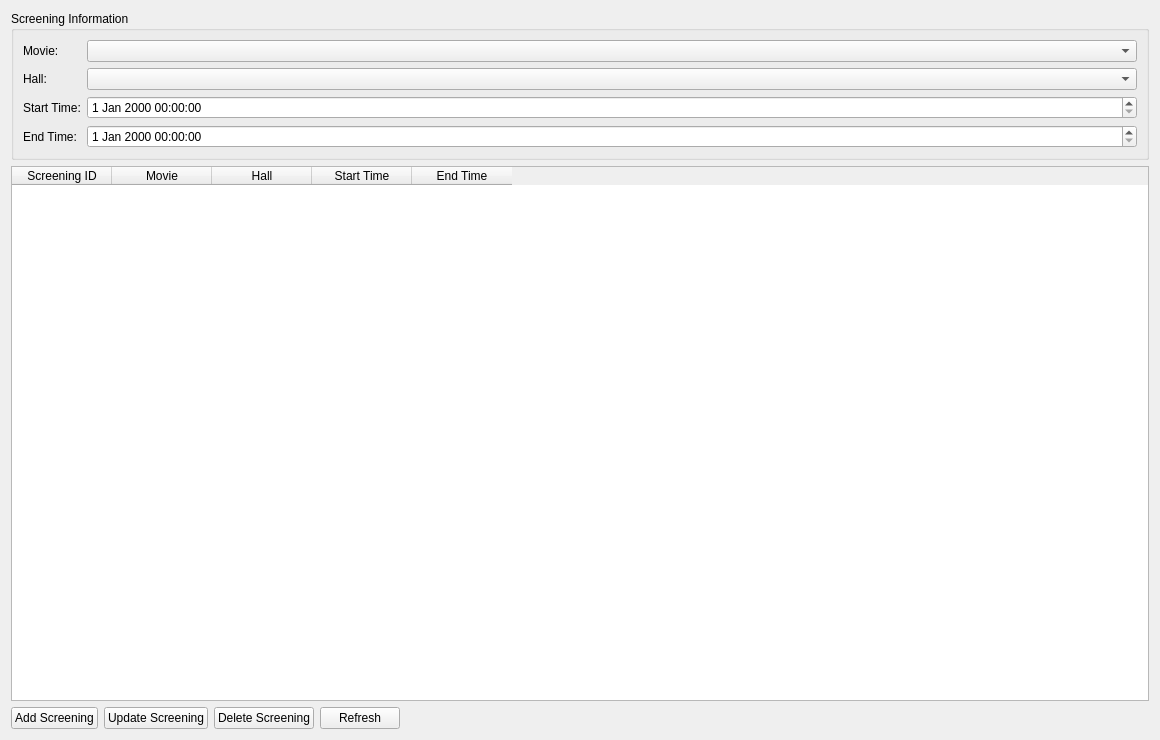
<?xml version="1.0" encoding="UTF-8"?>
<ui version="4.0">
 <class>ScreeningTab</class>
 <widget class="QWidget" name="ScreeningTab">
  <property name="geometry">
   <rect>
    <x>0</x>
    <y>0</y>
    <width>1160</width>
    <height>740</height>
   </rect>
  </property>
  <layout class="QVBoxLayout" name="verticalLayout">
   <item>
    <widget class="QGroupBox" name="groupBox">
     <property name="title">
      <string>Screening Information</string>
     </property>
     <layout class="QFormLayout" name="formLayout">
      <item row="0" column="0">
       <widget class="QLabel" name="label">
        <property name="text">
         <string>Movie:</string>
        </property>
       </widget>
      </item>
      <item row="0" column="1">
       <widget class="QComboBox" name="movieCombo"/>
      </item>
      <item row="1" column="0">
       <widget class="QLabel" name="label_2">
        <property name="text">
         <string>Hall:</string>
        </property>
       </widget>
      </item>
      <item row="1" column="1">
       <widget class="QComboBox" name="hallCombo"/>
      </item>
      <item row="2" column="0">
       <widget class="QLabel" name="label_3">
        <property name="text">
         <string>Start Time:</string>
        </property>
       </widget>
      </item>
      <item row="2" column="1">
       <widget class="QDateTimeEdit" name="startTimeInput"/>
      </item>
      <item row="3" column="0">
       <widget class="QLabel" name="label_4">
        <property name="text">
         <string>End Time:</string>
        </property>
       </widget>
      </item>
      <item row="3" column="1">
       <widget class="QDateTimeEdit" name="endTimeInput"/>
      </item>
     </layout>
    </widget>
   </item>
   <item>
    <widget class="QTableWidget" name="screeningTable">
     <property name="alternatingRowColors">
      <bool>true</bool>
     </property>
     <column>
      <property name="text">
       <string>Screening ID</string>
      </property>
     </column>
     <column>
      <property name="text">
       <string>Movie</string>
      </property>
     </column>
     <column>
      <property name="text">
       <string>Hall</string>
      </property>
     </column>
     <column>
      <property name="text">
       <string>Start Time</string>
      </property>
     </column>
     <column>
      <property name="text">
       <string>End Time</string>
      </property>
     </column>
    </widget>
   </item>
   <item>
    <layout class="QHBoxLayout" name="horizontalLayout">
     <item>
      <widget class="QPushButton" name="addScreeningBtn">
       <property name="text">
        <string>Add Screening</string>
       </property>
      </widget>
     </item>
     <item>
      <widget class="QPushButton" name="updateScreeningBtn">
       <property name="text">
        <string>Update Screening</string>
       </property>
      </widget>
     </item>
     <item>
      <widget class="QPushButton" name="deleteScreeningBtn">
       <property name="text">
        <string>Delete Screening</string>
       </property>
      </widget>
     </item>
     <item>
      <widget class="QPushButton" name="refreshScreeningBtn">
       <property name="text">
        <string>Refresh</string>
       </property>
      </widget>
     </item>
     <item>
      <spacer name="horizontalSpacer">
       <property name="orientation">
        <enum>Qt::Horizontal</enum>
       </property>
       <property name="sizeHint" stdset="0">
        <size>
         <width>40</width>
         <height>20</height>
        </size>
       </property>
      </spacer>
     </item>
    </layout>
   </item>
  </layout>
 </widget>
 <resources/>
 <connections/>
</ui>
